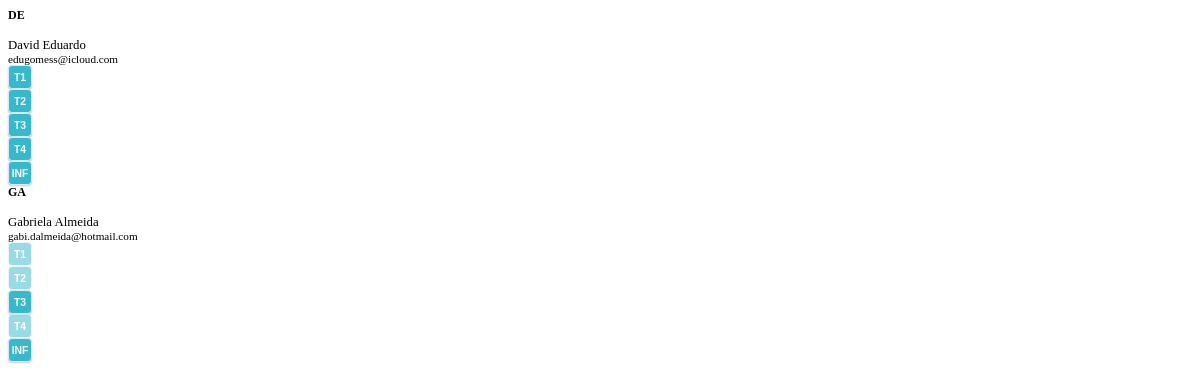
The page /ajax_list_estoque_usuarios.php on the database its author committed.
### tables this page shows
CREATE TABLE `alertas_usuarios` (
  `id` int(11) NOT NULL AUTO_INCREMENT,
  `usuario_id` int(11) NOT NULL,
  `recebe_chamados` tinyint(1) DEFAULT 0,
  `recebe_manutencao` tinyint(1) DEFAULT 0,
  `prioridade_baixa` tinyint(1) DEFAULT 0,
  `prioridade_media` tinyint(1) DEFAULT 0,
  `prioridade_alta` tinyint(1) DEFAULT 0,
  `tipo_incidente` tinyint(1) DEFAULT 0,
  `tipo_requisicao` tinyint(1) DEFAULT 0,
  `tipo_mudanca` tinyint(1) DEFAULT 0,
  `prioridade_p1` tinyint(1) DEFAULT 1,
  `prioridade_p2` tinyint(1) DEFAULT 1,
  `prioridade_p3` tinyint(1) DEFAULT 1,
  `prioridade_p4` tinyint(1) DEFAULT 1,
  `recebe_estoque` tinyint(4) NOT NULL DEFAULT 0,
  `estoque_t1` tinyint(4) NOT NULL DEFAULT 1,
  `estoque_t2` tinyint(4) NOT NULL DEFAULT 1,
  `estoque_t3` tinyint(4) NOT NULL DEFAULT 1,
  `estoque_t4` tinyint(4) NOT NULL DEFAULT 1,
  `estoque_inf` tinyint(4) NOT NULL DEFAULT 1,
  PRIMARY KEY (`id`),
  KEY `usuario_id` (`usuario_id`),
  CONSTRAINT `alertas_usuarios_ibfk_1` FOREIGN KEY (`usuario_id`) REFERENCES `usuarios` (`id_usuarios`) ON DELETE CASCADE
);

CREATE TABLE `usuarios` (
  `id_usuarios` int(11) NOT NULL AUTO_INCREMENT,
  `nome` varchar(100) NOT NULL,
  `sobrenome` varchar(100) NOT NULL,
  `usuarioAD` varchar(50) NOT NULL,
  `funcao` varchar(50) DEFAULT NULL,
  `dataNascimento` date DEFAULT NULL,
  `email` varchar(100) NOT NULL,
  `cpf` varchar(14) DEFAULT NULL,
  `centroDeCusto` varchar(100) DEFAULT NULL,
  `setor` varchar(100) DEFAULT NULL,
  `matricula` varchar(20) NOT NULL,
  `telefone` varchar(15) DEFAULT NULL,
  `tipoContrato` varchar(50) DEFAULT NULL,
  `senha` varchar(255) NOT NULL,
  `confirmarSenha` varchar(255) NOT NULL,
  `nivelUsuario` enum('Admin','Suporte','Usu├ƒrio') DEFAULT NULL,
  `unidade` varchar(100) DEFAULT NULL,
  `status` enum('Ativo','Inativo') DEFAULT 'Ativo',
  `foto_perfil` varchar(255) DEFAULT NULL,
  `reset_token` varchar(255) DEFAULT NULL,
  `reset_token_expira` datetime DEFAULT NULL,
  `chat_status` enum('Dispon├¡vel','Ausente','Ocupado','Offline') DEFAULT 'Dispon├¡vel',
  `last_seen` datetime DEFAULT current_timestamp(),
  PRIMARY KEY (`id_usuarios`),
  UNIQUE KEY `usuarioAD` (`usuarioAD`),
  UNIQUE KEY `email` (`email`),
  UNIQUE KEY `matricula` (`matricula`),
  KEY `idx_usuarios_nome` (`nome`),
  KEY `idx_usuarios_sobrenome` (`sobrenome`),
  KEY `idx_usuarios_email` (`email`),
  KEY `idx_usuarios_usuarioAD` (`usuarioAD`),
  KEY `idx_usuarios_status` (`status`)
);

### ajax_list_estoque_usuarios.php (the view, shortened to what this page needs)
<?php
require 'conexao.php';
$sql = "SELECT au.*, u.nome, u.sobrenome, u.email
        FROM alertas_usuarios au
        JOIN usuarios u ON au.usuario_id = u.id_usuarios
        WHERE au.recebe_estoque = 1
        ORDER BY u.nome ASC";
$res = $conn->query($sql);
if ($res && $res->num_rows > 0) {
    while ($row = $res->fetch_assoc()) {
        $name = htmlspecialchars(trim($row['nome'] . ' ' . $row['sobrenome']));
        $initials = strtoupper(substr($row['nome'], 0, 1) . (isset($row['sobrenome'][0]) ? substr($row['sobrenome'], 0, 1) : ''));
        $sT1 = ($row['estoque_t1'] ?? 1) == 1 ? 'active' : '';
        $sT2 = ($row['estoque_t2'] ?? 1) == 1 ? 'active' : '';
        $sT3 = ($row['estoque_t3'] ?? 1) == 1 ? 'active' : '';
        $sT4 = ($row['estoque_t4'] ?? 1) == 1 ? 'active' : '';
        $sINF = ($row['estoque_inf'] ?? 1) == 1 ? 'active' : '';
        echo '
        <div class="recipient-item d-flex align-items-center justify-content-between p-2 mb-2 bg-white rounded shadow-sm border" data-uid="' . $row['usuario_id'] . '">
            <div class="d-flex align-items-center" style="min-width: 0; flex: 1;">
                <div class="rounded-circle bg-info text-white d-flex align-items-center justify-content-center flex-shrink-0" style="width: 30px; height: 30px; font-size: 0.75rem; font-weight: bold; margin-right: 10px;">
                    ' . $initials . '
                </div>
                <div style="min-width: 0; flex: 1;">
                    <div class="font-weight-bold text-dark text-truncate" style="font-size: 0.8rem;">' . $name . '</div>
                    <div class="text-muted text-truncate" style="font-size: 0.7rem;">' . htmlspecialchars($row['email']) . '</div>
                </div>
            </div>
            <div class="d-flex align-items-center mx-3">
                <div class="recipient-badge-group d-flex" style="gap: 3px;">
                    <button type="button" class="mini-badge-btn ' . $sT1 . '" data-pref="estoque_t1" title="Tier 1">T1</button>
                    <button type="button" class="mini-badge-btn ' . $sT2 . '" data-pref="estoque_t2" title="Tier 2">T2</button>
                    <button type="button" class="mini-badge-btn ' . $sT3 . '" data-pref="estoque_t3" title="Tier 3">T3</button>
                    <button type="button" class="mini-badge-btn ' . $sT4 . '" data-pref="estoque_t4" title="Tier 4">T4</button>
                    <button type="button" class="mini-badge-btn ' . $sINF . '" data-pref="estoque_inf" title="Infraestrutura">INF</button>
                </div>
            </div>
            <div class="ml-2">
                <i class="fas fa-times-circle text-muted pointer remove-estoque-recipient" title="' . __('Remover Alerta de Estoque') . '" style="font-size: 1rem;"></i>
            </div>
        </div>';
    }
} else {
    echo '<div class="p-3 text-center text-muted small">' . __('Nenhum destinatário de estoque configurado.') . '</div>';
}
?>

### ajax_list_estoque_usuarios.php (style rules this page uses)
.mini-badge-btn { width: 24px; height: 24px; padding: 0; font-size: 0.65rem; font-weight: bold; border-radius: 4px; border: 1px solid #e3e6f0; background-color: #36b9cc; color: #fff; transition: all 0.2s; display: flex; align-items: center; justify-content: center; opacity: 0.5; }
.mini-badge-btn.active { opacity: 1; box-shadow: 0 1px 2px rgba(0, 0, 0, 0.2); }

### rows shown on the page
alertas_usuarios: usuario.sobrenome "DE", usuario.sobrenome "David Eduardo", usuario.email "edugomess@icloud.com"
alertas_usuarios: usuario.sobrenome "GA", usuario.sobrenome "Gabriela Almeida", usuario.email "gabi.dalmeida@hotmail.com"
